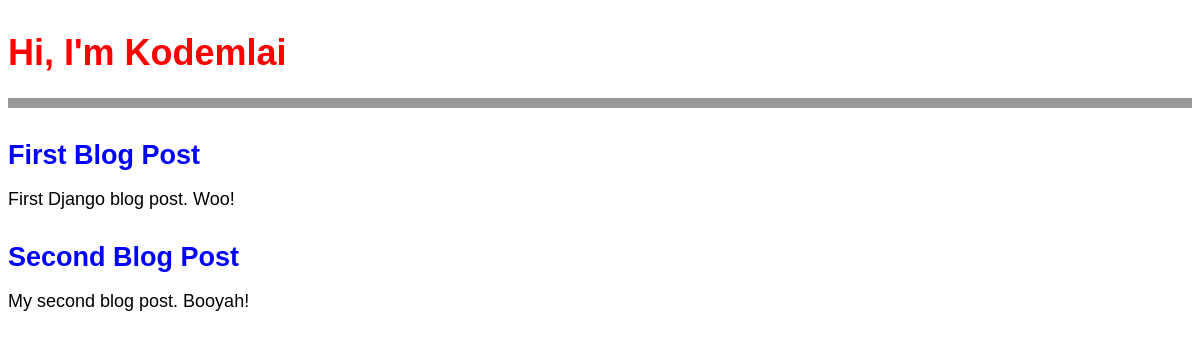
Before: / with the older database file.
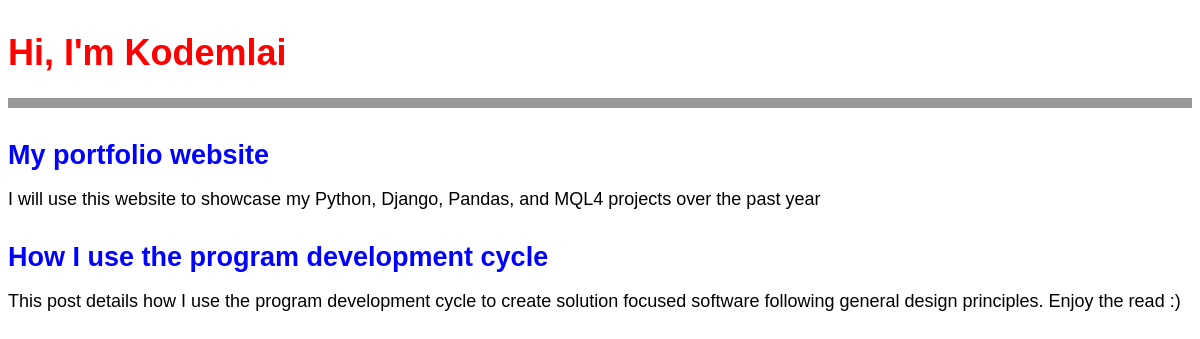
After: the same page with the newer database file.
### blog/models.py (models this page shows, shortened)
class Post(models.Model):
    title = models.CharField(max_length=200)
    author = models.ForeignKey("auth.User", on_delete=models.CASCADE,)
    body = models.TextField()

### blog/views.py (the view)
# urls.py: path("", BlogListView.as_view(), name="home"),
class BlogListView(ListView):
    model = Post
    template_name = "home.html"

### templates/home.html
{% extends "base.html" %}
{% block content %}
{% for post in post_list %}
    <div class="post-entry">
        <h2><a href="{% url 'post_detail' post.pk %}"> {{ post.title }}</a> </h2>
        <p> {{ post.body }}</p>
    </div>
{% endfor %}
{% endblock content %}

### templates/base.html (shortened to what this page needs)
{% load static %}
<html>
    <head>
    </head>
    <body>
        <header>
            <h1> <a href="{% url 'home' %}"> Hi, I'm Kodemlai </a></h1> <br>
        </header>
        <div>
            {% block content %}
            {% endblock content %}
        </div>
    </body>
</html>

### static/css/base.css (style rules this page uses)
header h1 a { color: red; text-decoration: none; }
body { font-family: 'Source Sans Pro', sans-serif; font-size: 18px; }
header { border-bottom: 10px solid #999; margin-bottom: 2rem; display: flex; }
.post-entry { margin-bottom: 2rem; }
.post-entry h2 { margin: 0.5rem 0; }
.post-entry h2 a, .post-entry h2 a:visited { color: blue; text-decoration: none; }
.post-entry p { margin 0; font-weight 400; }

Changed rows visible on the page:
removed Post: title "First Blog Post", body "First Django blog post. Woo!"
removed Post: title "Second Blog Post", body "My second blog post. Booyah!"
added Post: title "My portfolio website", body "I will use this website to showcase my Python, Django, Pandas, and MQL4 projects over the past year"
added Post: title "How I use the program development cycle", body "This post details how I use the program development cycle to create solution focused software following general design principles. Enjoy the read :)"
